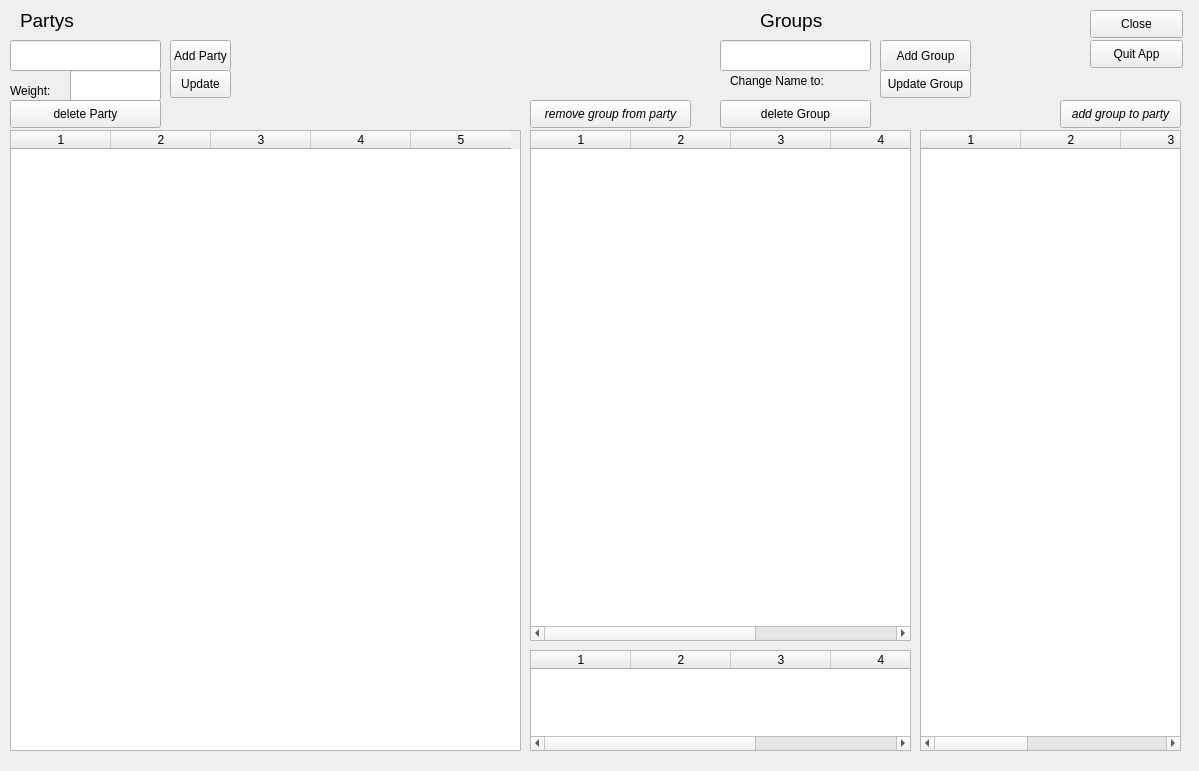
<?xml version="1.0" encoding="UTF-8"?>
<ui version="4.0">
 <class>Form</class>
 <widget class="QWidget" name="Form">
  <property name="geometry">
   <rect>
    <x>0</x>
    <y>0</y>
    <width>1199</width>
    <height>771</height>
   </rect>
  </property>
  <property name="windowTitle">
   <string>Form</string>
  </property>
  <widget class="QPushButton" name="party_insert_button">
   <property name="geometry">
    <rect>
     <x>170</x>
     <y>40</y>
     <width>61</width>
     <height>31</height>
    </rect>
   </property>
   <property name="text">
    <string>Add Party</string>
   </property>
  </widget>
  <widget class="QPushButton" name="party_update_button">
   <property name="geometry">
    <rect>
     <x>170</x>
     <y>70</y>
     <width>61</width>
     <height>28</height>
    </rect>
   </property>
   <property name="text">
    <string>Update</string>
   </property>
  </widget>
  <widget class="QLabel" name="label_3">
   <property name="geometry">
    <rect>
     <x>10</x>
     <y>80</y>
     <width>61</width>
     <height>21</height>
    </rect>
   </property>
   <property name="text">
    <string>Weight:</string>
   </property>
   <property name="wordWrap">
    <bool>true</bool>
   </property>
  </widget>
  <widget class="QPushButton" name="party_delete_button">
   <property name="geometry">
    <rect>
     <x>10</x>
     <y>100</y>
     <width>151</width>
     <height>28</height>
    </rect>
   </property>
   <property name="text">
    <string>delete Party</string>
   </property>
  </widget>
  <widget class="QTableWidget" name="party_table">
   <property name="geometry">
    <rect>
     <x>10</x>
     <y>130</y>
     <width>511</width>
     <height>621</height>
    </rect>
   </property>
   <column>
    <property name="text">
     <string>1</string>
    </property>
   </column>
   <column>
    <property name="text">
     <string>2</string>
    </property>
   </column>
   <column>
    <property name="text">
     <string>3</string>
    </property>
   </column>
   <column>
    <property name="text">
     <string>4</string>
    </property>
   </column>
   <column>
    <property name="text">
     <string>5</string>
    </property>
   </column>
  </widget>
  <widget class="QPushButton" name="close_button">
   <property name="geometry">
    <rect>
     <x>1090</x>
     <y>10</y>
     <width>93</width>
     <height>28</height>
    </rect>
   </property>
   <property name="text">
    <string>Close</string>
   </property>
  </widget>
  <widget class="QPushButton" name="quit_button">
   <property name="geometry">
    <rect>
     <x>1090</x>
     <y>40</y>
     <width>93</width>
     <height>28</height>
    </rect>
   </property>
   <property name="text">
    <string>Quit App</string>
   </property>
  </widget>
  <widget class="QLineEdit" name="party_name">
   <property name="geometry">
    <rect>
     <x>10</x>
     <y>40</y>
     <width>151</width>
     <height>31</height>
    </rect>
   </property>
  </widget>
  <widget class="QTableWidget" name="groups_in_table">
   <property name="geometry">
    <rect>
     <x>530</x>
     <y>130</y>
     <width>381</width>
     <height>511</height>
    </rect>
   </property>
   <column>
    <property name="text">
     <string>1</string>
    </property>
   </column>
   <column>
    <property name="text">
     <string>2</string>
    </property>
   </column>
   <column>
    <property name="text">
     <string>3</string>
    </property>
   </column>
   <column>
    <property name="text">
     <string>4</string>
    </property>
   </column>
   <column>
    <property name="text">
     <string>5</string>
    </property>
   </column>
  </widget>
  <widget class="QTableWidget" name="groups_out_table">
   <property name="geometry">
    <rect>
     <x>920</x>
     <y>130</y>
     <width>261</width>
     <height>621</height>
    </rect>
   </property>
   <column>
    <property name="text">
     <string>1</string>
    </property>
   </column>
   <column>
    <property name="text">
     <string>2</string>
    </property>
   </column>
   <column>
    <property name="text">
     <string>3</string>
    </property>
   </column>
   <column>
    <property name="text">
     <string>4</string>
    </property>
   </column>
   <column>
    <property name="text">
     <string>5</string>
    </property>
   </column>
  </widget>
  <widget class="QLabel" name="label_4">
   <property name="geometry">
    <rect>
     <x>20</x>
     <y>10</y>
     <width>161</width>
     <height>21</height>
    </rect>
   </property>
   <property name="font">
    <font>
     <pointsize>14</pointsize>
    </font>
   </property>
   <property name="text">
    <string>Partys</string>
   </property>
   <property name="wordWrap">
    <bool>true</bool>
   </property>
  </widget>
  <widget class="QLabel" name="label_5">
   <property name="geometry">
    <rect>
     <x>760</x>
     <y>10</y>
     <width>161</width>
     <height>21</height>
    </rect>
   </property>
   <property name="font">
    <font>
     <pointsize>14</pointsize>
    </font>
   </property>
   <property name="text">
    <string>Groups</string>
   </property>
   <property name="wordWrap">
    <bool>true</bool>
   </property>
  </widget>
  <widget class="QPushButton" name="group_update_button">
   <property name="geometry">
    <rect>
     <x>880</x>
     <y>70</y>
     <width>91</width>
     <height>28</height>
    </rect>
   </property>
   <property name="text">
    <string>Update Group</string>
   </property>
  </widget>
  <widget class="QPushButton" name="group_delete_button">
   <property name="geometry">
    <rect>
     <x>720</x>
     <y>100</y>
     <width>151</width>
     <height>28</height>
    </rect>
   </property>
   <property name="text">
    <string>delete Group</string>
   </property>
  </widget>
  <widget class="QLabel" name="label_6">
   <property name="geometry">
    <rect>
     <x>730</x>
     <y>70</y>
     <width>161</width>
     <height>21</height>
    </rect>
   </property>
   <property name="text">
    <string>Change Name to:</string>
   </property>
   <property name="wordWrap">
    <bool>true</bool>
   </property>
  </widget>
  <widget class="QPushButton" name="group_insert_button">
   <property name="geometry">
    <rect>
     <x>880</x>
     <y>40</y>
     <width>91</width>
     <height>31</height>
    </rect>
   </property>
   <property name="text">
    <string>Add Group</string>
   </property>
  </widget>
  <widget class="QLineEdit" name="group_name">
   <property name="geometry">
    <rect>
     <x>720</x>
     <y>40</y>
     <width>151</width>
     <height>31</height>
    </rect>
   </property>
  </widget>
  <widget class="QPushButton" name="party_group_set_button">
   <property name="geometry">
    <rect>
     <x>1060</x>
     <y>100</y>
     <width>121</width>
     <height>28</height>
    </rect>
   </property>
   <property name="font">
    <font>
     <weight>50</weight>
     <italic>true</italic>
     <bold>false</bold>
    </font>
   </property>
   <property name="text">
    <string>add group to party</string>
   </property>
  </widget>
  <widget class="QPushButton" name="party_group_del_button">
   <property name="geometry">
    <rect>
     <x>530</x>
     <y>100</y>
     <width>161</width>
     <height>28</height>
    </rect>
   </property>
   <property name="font">
    <font>
     <weight>50</weight>
     <italic>true</italic>
     <bold>false</bold>
    </font>
   </property>
   <property name="text">
    <string>remove group from party</string>
   </property>
  </widget>
  <widget class="QTableWidget" name="groups_stan_table">
   <property name="geometry">
    <rect>
     <x>530</x>
     <y>650</y>
     <width>381</width>
     <height>101</height>
    </rect>
   </property>
   <column>
    <property name="text">
     <string>1</string>
    </property>
   </column>
   <column>
    <property name="text">
     <string>2</string>
    </property>
   </column>
   <column>
    <property name="text">
     <string>3</string>
    </property>
   </column>
   <column>
    <property name="text">
     <string>4</string>
    </property>
   </column>
   <column>
    <property name="text">
     <string>5</string>
    </property>
   </column>
  </widget>
  <widget class="QLineEdit" name="party_weight">
   <property name="geometry">
    <rect>
     <x>70</x>
     <y>70</y>
     <width>91</width>
     <height>31</height>
    </rect>
   </property>
  </widget>
 </widget>
 <resources/>
 <connections/>
</ui>
